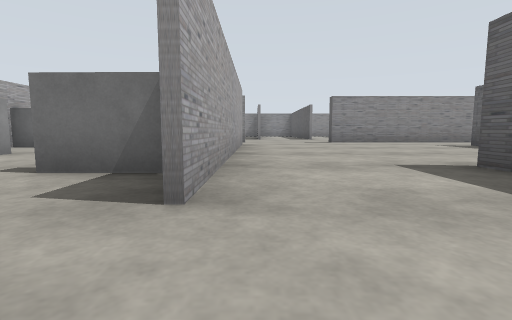
[1] (above)

24 first-person views from a walk through a world built for the Gazebo simulator. The camera is 0.72 m above the floor, tilts 6° down and sees 85° across. The floor is counted in squares, 2 m on a side. Each view is taken from the middle of a square. On the plan, view 1 faces up. The plan holds only what a view shows up to about 9 squares ahead; the rest is blank.

[2]
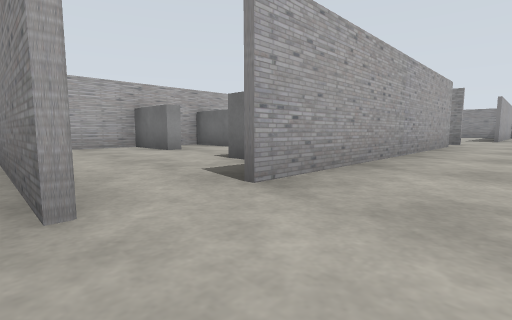

[3]
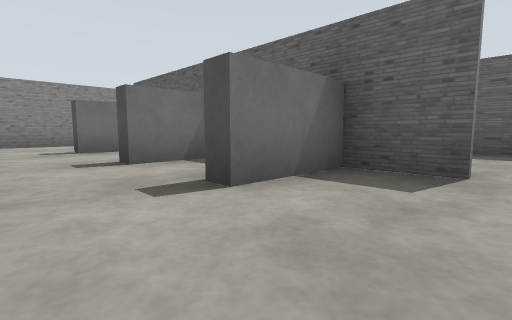

[4]
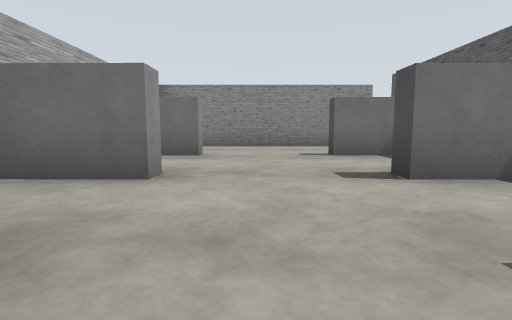

[5]
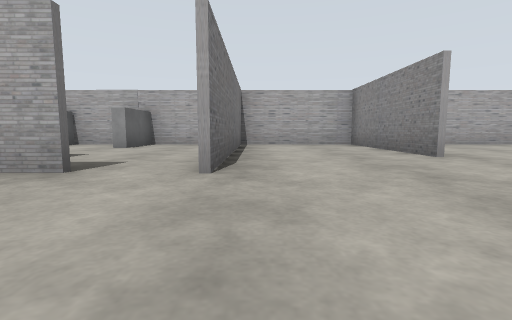

[6]
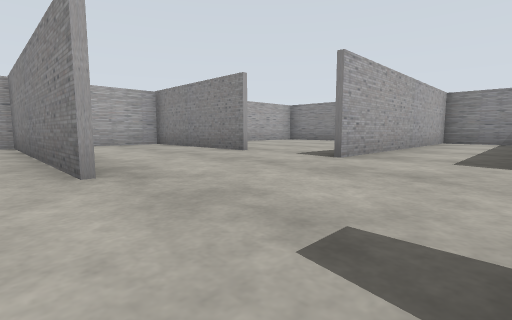

[7]
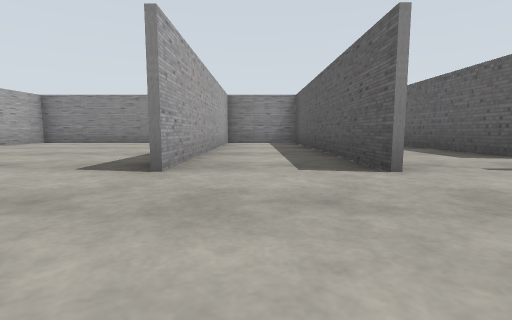

[8]
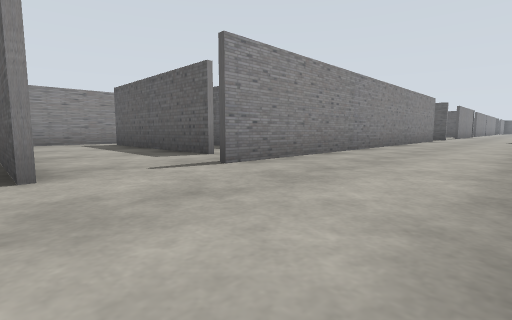

[9]
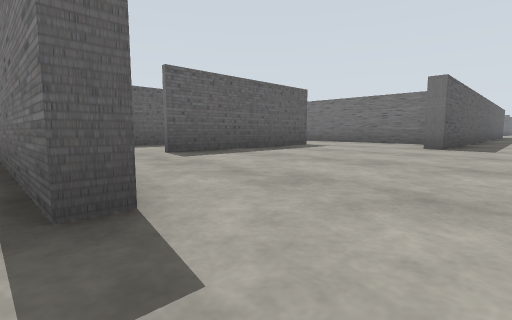

[10]
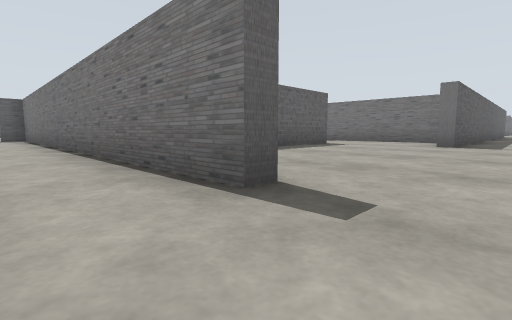

[11]
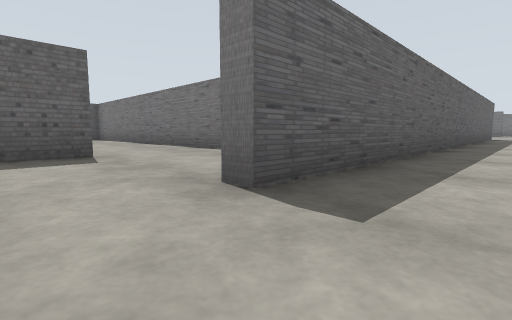

[12]
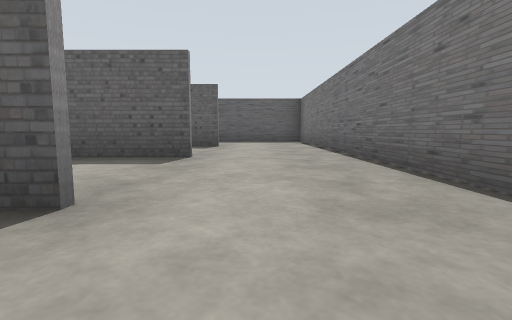

[13]
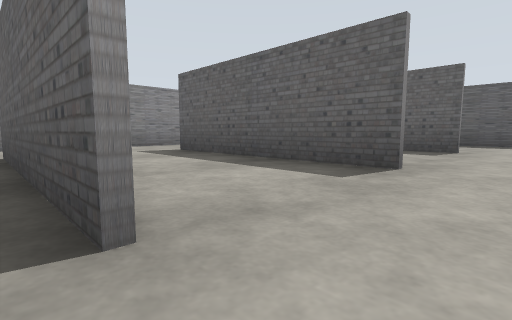

[14]
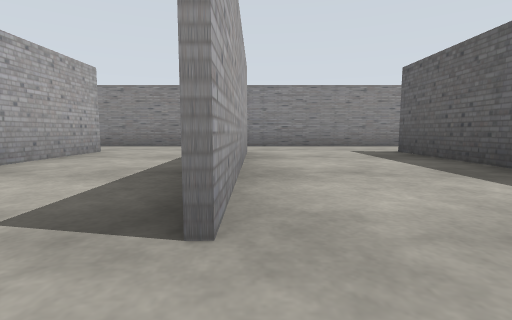

[15]
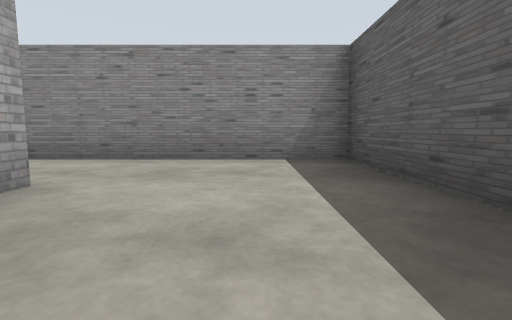

[16]
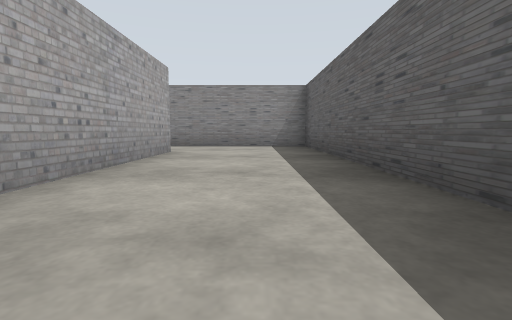

[17]
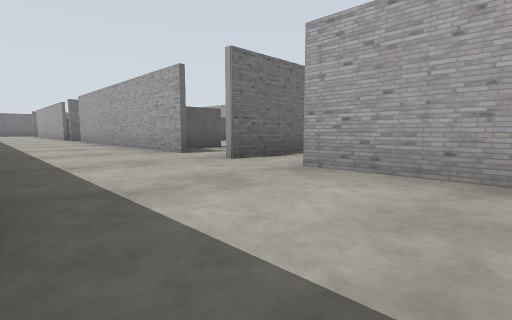

[18]
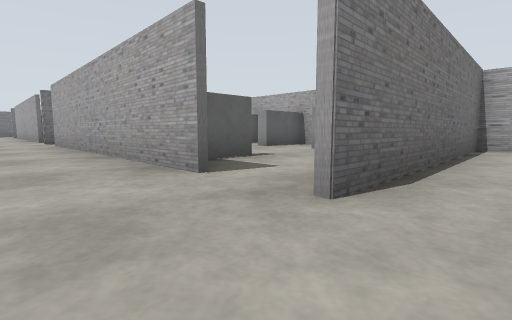

[19]
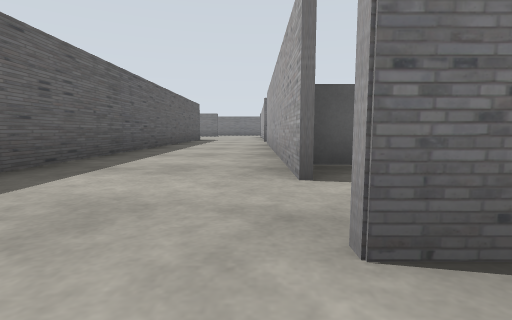

[20]
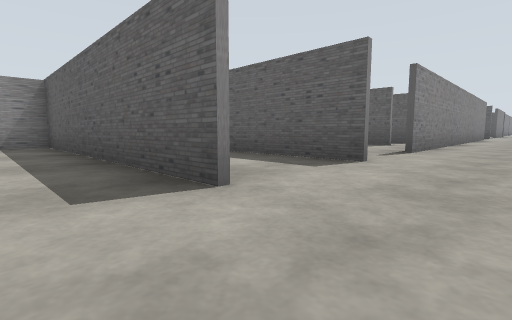

[21]
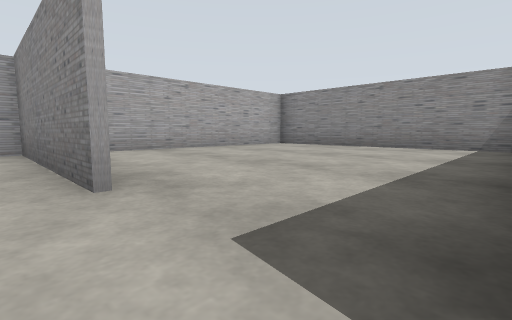

[22]
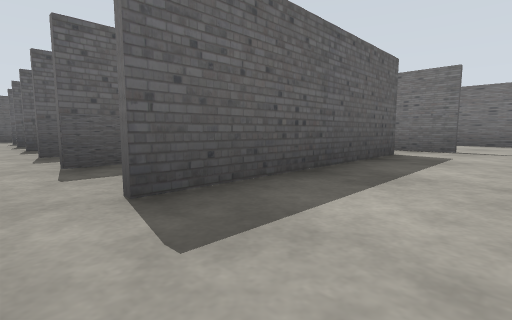

[23]
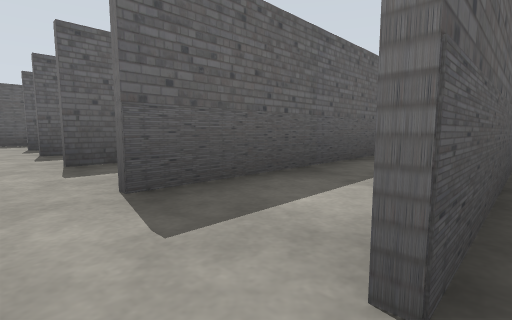

[24]
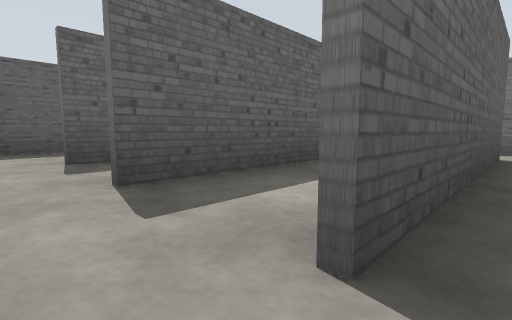

### Floor plan
Ten units are one square. View 1 is at (0, 0); x grows to the right and y downward. Boxes are objects, and circles mark ways between rooms. Rooms are numbered by the first view taken in them; rooms with no view inside come last. Other rooms are left out.
<svg viewBox="-60 -178 196 263">
<path fill="none" stroke="#000" d="M-3 10 -3 71M-2 -2 -29 -2M22 80 22 -16M-52 -25 -52 -3 -2 -3M-4 -13 -4 -26M-2 -85 -52 -85M-52 -91 -52 -44M-3 -74 -3 -13M44 -85 22 -85 22 -88 126 -88M22 -114 22 -172 0 -172M-17 -114 -52 -114M52 -28 52 -69M22 -16 22 -28 26 -28M-52 -86 -2 -86M30 -6 45 -6M-52 -120 -52 -91M2 -173 2 -114M125 -114 39 -114M53 -69 53 -48M78 -28 78 -68M74 -85 44 -85M45 -6 74 -6M79 -68 79 -28M105 -28 104 -68M106 -85 74 -85M74 -6 104 -5M105 -68 106 -46M131 -46 131 -85 106 -85M104 -5 131 -5M45 -146 45 -165M49 -172 29 -172M77 -125 77 -164M61 -124 61 -165M109 -139 109 -164M0 -172 -52 -172 -52 -120M1 -114 1 -173M45 -124 45 -146M39 -115 49 -115M106 -46 106 -36M131 -24 131 -36"/>
<rect x="-55" y="-35" width="20" height="10" fill="#bbb"><title>grey box</title></rect>
<rect x="-55" y="-45" width="20" height="10" fill="#bbb"><title>grey box</title></rect>
<rect x="-55" y="-65" width="20" height="10" fill="#bbb"><title>grey box</title></rect>
<rect x="-25" y="-65" width="20" height="10" fill="#bbb"><title>grey box</title></rect>
<rect x="-15" y="-35" width="10" height="10" fill="#bbb"><title>grey box</title></rect>
<rect x="-15" y="-45" width="10" height="10" fill="#bbb"><title>grey box</title></rect>
<circle cx="0" cy="-10" r="3" fill="#2a7"/>
<circle cx="10" cy="-20" r="3" fill="#2a7"/>
<circle cx="0" cy="-80" r="3" fill="#2a7"/>
<circle cx="50" cy="-20" r="3" fill="#2a7"/>
<circle cx="50" cy="-75" r="3" fill="#2a7"/>
<circle cx="-10" cy="-120" r="3" fill="#2a7"/>
<circle cx="30" cy="-120" r="3" fill="#2a7"/>
<circle cx="80" cy="-20" r="3" fill="#2a7"/>
<circle cx="80" cy="-75" r="3" fill="#2a7"/>
<circle cx="100" cy="-75" r="3" fill="#2a7"/>
<circle cx="100" cy="-20" r="3" fill="#2a7"/>
<circle cx="115" cy="-55" r="3" fill="#2a7"/>
<circle cx="115" cy="-30" r="3" fill="#2a7"/>
<circle cx="40" cy="-170" r="3" fill="#2a7"/>
<circle cx="30" cy="-150" r="3" fill="#2a7"/>
<circle cx="85" cy="-120" r="3" fill="#2a7"/>
<circle cx="85" cy="-170" r="3" fill="#2a7"/>
<circle cx="55" cy="-120" r="3" fill="#2a7"/>
<text x="10" y="30">1</text>
<text x="-30" y="-40">2</text>
<text x="20" y="-80">3</text>
<text x="60" y="-50">4</text>
<text x="90" y="-50">5</text>
<text x="110" y="-70">6</text>
<text x="110" y="-20">7</text>
<text x="30" y="-160">8</text>
<text x="70" y="-150">9</text>
<text x="100" y="-150">10</text>
<text x="-30" y="-150">11</text>
<text x="30" y="-130">12</text>
<text x="110" y="-40">13</text>
</svg>
Room 1 opens to room 2. Room 1 opens to room 3. Room 2 opens to room 3. Room 3 opens to room 4. Room 3 opens to room 11. Room 3 opens to room 12. Room 4 opens to room 5. Room 5 opens to room 6. Room 5 opens to room 7. Room 6 opens to room 13. Room 7 opens to room 13. Room 8 opens to room 9. Room 8 opens to room 12. Room 9 opens to room 10. Room 9 opens to room 12.

Where each view was taken, in squares from view 1:
view 1: 0 up, 0 right, facing up
view 2: 0 up, 1 right, facing up-left
view 3: 1 up, 3 left, facing up-right
view 4: 2 up, 3 left, facing up
view 5: 9 up, 2 right, facing left
view 6: 8 up, 2 right, facing up-left
view 7: 9 up, 1 right, facing up
view 8: 9 up, 2 right, facing up-right
view 9: 9 up, 1 right, facing down-right
view 10: 10 up, 1 right, facing down-right
view 11: 4 up, 1 right, facing down-right
view 12: 2 up, 4 right, facing right
view 13: 2 up, 5 right, facing up-right
view 14: 2 up, 8 right, facing up
view 15: 5 up, 12 right, facing up
view 16: 2 up, 12 right, facing up
view 17: 3 up, 2 right, facing down-left
view 18: 1 up, 1 right, facing down-left
view 19: 1 up, 0 right, facing down
view 20: 10 up, 1 left, facing up-right
view 21: 11 up, 0 right, facing up-left
view 22: 17 up, 3 right, facing down-right
view 23: 17 up, 6 right, facing down-right
view 24: 17 up, 9 right, facing down-right
